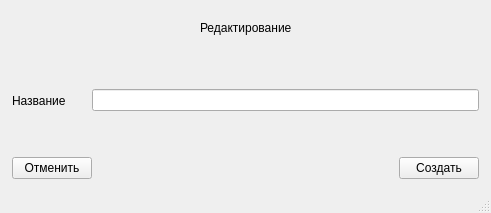
<?xml version="1.0" encoding="UTF-8"?>
<ui version="4.0">
 <class>MainWindow</class>
 <widget class="QMainWindow" name="MainWindow">
  <property name="geometry">
   <rect>
    <x>0</x>
    <y>0</y>
    <width>491</width>
    <height>213</height>
   </rect>
  </property>
  <property name="windowTitle">
   <string>Новый список</string>
  </property>
  <widget class="QWidget" name="centralwidget">
   <layout class="QVBoxLayout" name="verticalLayout_2" stretch="1,4">
    <property name="leftMargin">
     <number>12</number>
    </property>
    <property name="topMargin">
     <number>12</number>
    </property>
    <property name="rightMargin">
     <number>12</number>
    </property>
    <property name="bottomMargin">
     <number>12</number>
    </property>
    <item>
     <layout class="QVBoxLayout" name="verticalLayout">
      <item>
       <layout class="QHBoxLayout" name="horizontalLayout_2">
        <item>
         <spacer name="horizontalSpacer">
          <property name="orientation">
           <enum>Qt::Horizontal</enum>
          </property>
          <property name="sizeHint" stdset="0">
           <size>
            <width>40</width>
            <height>20</height>
           </size>
          </property>
         </spacer>
        </item>
        <item>
         <widget class="QLabel" name="label">
          <property name="text">
           <string>Редактирование</string>
          </property>
         </widget>
        </item>
        <item>
         <spacer name="horizontalSpacer_2">
          <property name="orientation">
           <enum>Qt::Horizontal</enum>
          </property>
          <property name="sizeHint" stdset="0">
           <size>
            <width>40</width>
            <height>20</height>
           </size>
          </property>
         </spacer>
        </item>
       </layout>
      </item>
     </layout>
    </item>
    <item>
     <layout class="QVBoxLayout" name="verticalLayout_4" stretch="4,0">
      <item>
       <layout class="QHBoxLayout" name="horizontalLayout_3">
        <item>
         <widget class="QLabel" name="label_2">
          <property name="text">
           <string>Название</string>
          </property>
         </widget>
        </item>
        <item>
         <spacer name="verticalSpacer">
          <property name="orientation">
           <enum>Qt::Vertical</enum>
          </property>
          <property name="sizeHint" stdset="0">
           <size>
            <width>20</width>
            <height>40</height>
           </size>
          </property>
         </spacer>
        </item>
        <item>
         <widget class="QLineEdit" name="name"/>
        </item>
       </layout>
      </item>
      <item>
       <layout class="QHBoxLayout" name="horizontalLayout_4">
        <item>
         <widget class="QPushButton" name="cancel_button">
          <property name="text">
           <string>Отменить</string>
          </property>
         </widget>
        </item>
        <item>
         <spacer name="horizontalSpacer_3">
          <property name="orientation">
           <enum>Qt::Horizontal</enum>
          </property>
          <property name="sizeHint" stdset="0">
           <size>
            <width>40</width>
            <height>20</height>
           </size>
          </property>
         </spacer>
        </item>
        <item>
         <widget class="QPushButton" name="create_button">
          <property name="text">
           <string>Создать</string>
          </property>
         </widget>
        </item>
       </layout>
      </item>
     </layout>
    </item>
   </layout>
  </widget>
  <widget class="QStatusBar" name="statusbar"/>
 </widget>
 <resources/>
 <connections/>
</ui>
